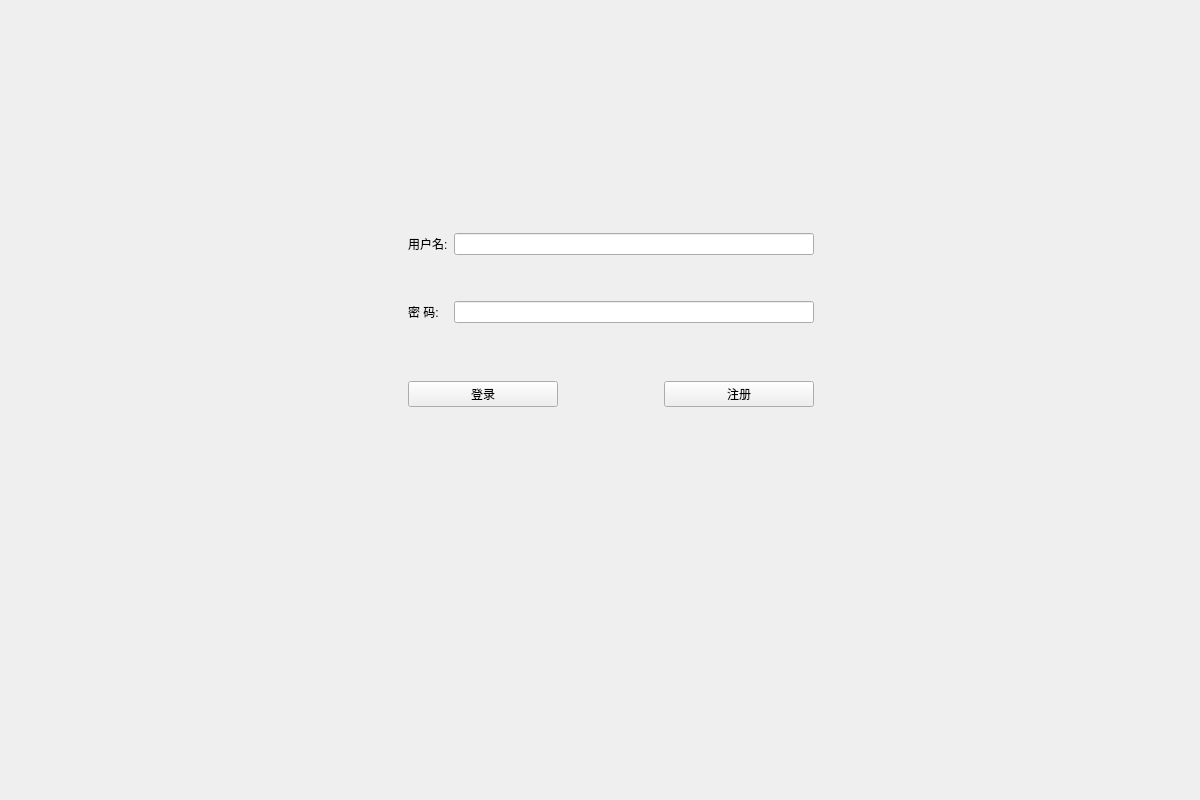
<?xml version="1.0" encoding="UTF-8"?>
<ui version="4.0">
 <class>MainWindow</class>
 <widget class="QMainWindow" name="MainWindow">
  <property name="geometry">
   <rect>
    <x>0</x>
    <y>0</y>
    <width>1200</width>
    <height>800</height>
   </rect>
  </property>
  <property name="windowTitle">
   <string>登录界面</string>
  </property>
  <widget class="QWidget" name="centralWidget">
   <layout class="QHBoxLayout" name="horizontalLayout_3">
    <item>
     <widget class="QStackedWidget" name="stackedWidget">
      <property name="currentIndex">
       <number>0</number>
      </property>
      <widget class="QWidget" name="page1">
       <widget class="QWidget" name="loginWidget" native="true">
        <property name="geometry">
         <rect>
          <x>375</x>
          <y>200</y>
          <width>450</width>
          <height>300</height>
         </rect>
        </property>
        <property name="sizePolicy">
         <sizepolicy hsizetype="Fixed" vsizetype="Fixed">
          <horstretch>0</horstretch>
          <verstretch>0</verstretch>
         </sizepolicy>
        </property>
        <layout class="QVBoxLayout" name="verticalLayout">
         <item>
          <widget class="QWidget" name="widget" native="true">
           <layout class="QGridLayout" name="gridLayout">
            <item row="2" column="0" colspan="2">
             <widget class="QLabel" name="keyWord">
              <property name="text">
               <string>密 码:</string>
              </property>
             </widget>
            </item>
            <item row="2" column="2">
             <widget class="QLineEdit" name="keyWordEdit"/>
            </item>
            <item row="0" column="0" colspan="2">
             <widget class="QLabel" name="userName">
              <property name="text">
               <string>用户名:</string>
              </property>
             </widget>
            </item>
            <item row="0" column="2">
             <widget class="QLineEdit" name="userNameEdit"/>
            </item>
            <item row="1" column="2">
             <spacer name="verticalSpacer">
              <property name="orientation">
               <enum>Qt::Vertical</enum>
              </property>
              <property name="sizeType">
               <enum>QSizePolicy::Fixed</enum>
              </property>
              <property name="sizeHint" stdset="0">
               <size>
                <width>20</width>
                <height>40</height>
               </size>
              </property>
             </spacer>
            </item>
           </layout>
          </widget>
         </item>
         <item>
          <spacer name="verticalSpacer_3">
           <property name="orientation">
            <enum>Qt::Vertical</enum>
           </property>
           <property name="sizeType">
            <enum>QSizePolicy::Fixed</enum>
           </property>
           <property name="sizeHint" stdset="0">
            <size>
             <width>20</width>
             <height>30</height>
            </size>
           </property>
          </spacer>
         </item>
         <item>
          <widget class="QWidget" name="widget_3" native="true">
           <property name="enabled">
            <bool>true</bool>
           </property>
           <layout class="QHBoxLayout" name="horizontalLayout">
            <item>
             <widget class="QPushButton" name="login">
              <property name="text">
               <string>登录</string>
              </property>
             </widget>
            </item>
            <item>
             <spacer name="horizontalSpacer">
              <property name="orientation">
               <enum>Qt::Horizontal</enum>
              </property>
              <property name="sizeType">
               <enum>QSizePolicy::Fixed</enum>
              </property>
              <property name="sizeHint" stdset="0">
               <size>
                <width>100</width>
                <height>20</height>
               </size>
              </property>
             </spacer>
            </item>
            <item>
             <widget class="QPushButton" name="regist">
              <property name="text">
               <string>注册</string>
              </property>
             </widget>
            </item>
           </layout>
          </widget>
         </item>
         <item>
          <spacer name="verticalSpacer_2">
           <property name="orientation">
            <enum>Qt::Vertical</enum>
           </property>
           <property name="sizeHint" stdset="0">
            <size>
             <width>20</width>
             <height>20</height>
            </size>
           </property>
          </spacer>
         </item>
        </layout>
       </widget>
      </widget>
      <widget class="QWidget" name="page2">
       <widget class="QWidget" name="setTarget" native="true">
        <property name="geometry">
         <rect>
          <x>400</x>
          <y>0</y>
          <width>400</width>
          <height>800</height>
         </rect>
        </property>
        <layout class="QVBoxLayout" name="verticalLayout_5">
         <item>
          <widget class="QLabel" name="label">
           <property name="font">
            <font>
             <family>Algerian</family>
             <pointsize>15</pointsize>
             <bold>false</bold>
            </font>
           </property>
           <property name="text">
            <string>请完善以下信息:</string>
           </property>
          </widget>
         </item>
         <item>
          <widget class="QGroupBox" name="groupBox">
           <property name="title">
            <string>您的性别:</string>
           </property>
           <layout class="QVBoxLayout" name="verticalLayout_2">
            <item>
             <widget class="QRadioButton" name="radioButton">
              <property name="text">
               <string>男</string>
              </property>
             </widget>
            </item>
            <item>
             <widget class="QRadioButton" name="radioButton_2">
              <property name="text">
               <string>女</string>
              </property>
             </widget>
            </item>
           </layout>
          </widget>
         </item>
         <item>
          <widget class="QGroupBox" name="groupBox_2">
           <property name="title">
            <string>您的目标:</string>
           </property>
           <layout class="QVBoxLayout" name="verticalLayout_3">
            <item>
             <widget class="QRadioButton" name="radioButton_3">
              <property name="text">
               <string>增肌</string>
              </property>
             </widget>
            </item>
            <item>
             <widget class="QRadioButton" name="radioButton_4">
              <property name="text">
               <string>减脂</string>
              </property>
             </widget>
            </item>
            <item>
             <widget class="QRadioButton" name="radioButton_5">
              <property name="text">
               <string>保持体重</string>
              </property>
             </widget>
            </item>
           </layout>
          </widget>
         </item>
         <item>
          <widget class="QWidget" name="weight" native="true">
           <layout class="QHBoxLayout" name="horizontalLayout_2">
            <item>
             <widget class="QLabel" name="weightLabel">
              <property name="text">
               <string>您现在的体重:</string>
              </property>
             </widget>
            </item>
            <item>
             <widget class="QLineEdit" name="weightEdit"/>
            </item>
           </layout>
          </widget>
         </item>
        </layout>
       </widget>
      </widget>
     </widget>
    </item>
   </layout>
  </widget>
 </widget>
 <layoutdefault spacing="6" margin="11"/>
 <resources/>
 <connections/>
</ui>
